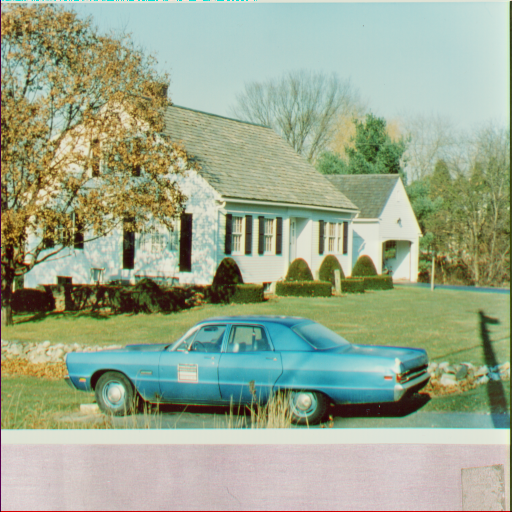
#> input picture image processing/lab06/house.tiff, 512 x 512 px, found by its file name
$ python zad1.py   (older library calls are emulated)
#> lines starting #> are read from the running program, lines starting #| are printed output that depends on the picture
import numpy as np
import matplotlib.pyplot as plt
from skimage.io import imread
from skimage import color
from PIL import Image
from skimage.exposure import exposure
from skimage import data
import skimage

def rgb2gray(rgb):
    return np.dot(rgb[...,:3], [0.2989, 0.5870, 0.1140])

image = rgb2gray(imread('E:\Mikolaj\Documents\Projekty\Image Proc\lab06\house.tiff'))
#> in rgb2gray, `return np.dot(rgb[...,:3], [0.2989, 0.5870, 0.1140])`:
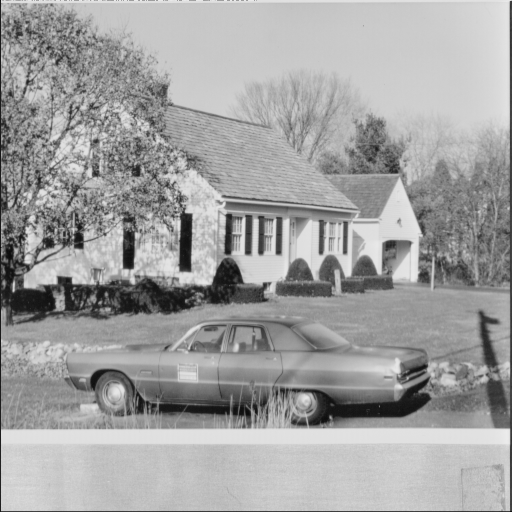
#> returned value: shape (512, 512) float64; min 7.69, max 236.3, mean 161.4

# [96 lines of commented-out code are left out]

image = data.chelsea()
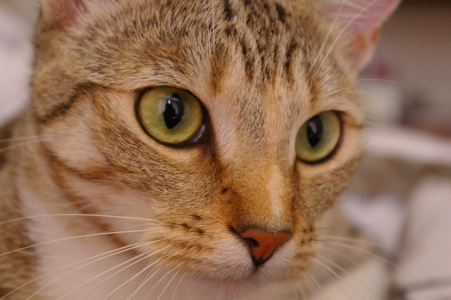
#> input picture skimage.data.chelsea(), 451 x 300 px
#> image is the input picture: shape (300, 451, 3); mean R, G, B 147.7, 111.4, 86.8

reference = imread('E:\Mikolaj\Documents\Projekty\Image Proc\lab06\house.tiff')
#> reference is the input picture: shape (512, 512, 3); mean R, G, B 155.4, 168.2, 142.2

matched = skimage.exposure.match_histograms(image, reference, multichannel=True)
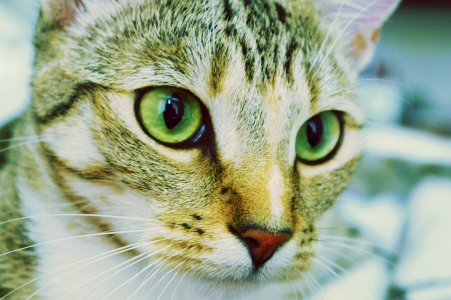
#> matched: shape (300, 451, 3); mean R, G, B 155.2, 167.9, 142

plt.figure(figsize=(10,10))
plt.subplot(131), plt.imshow(image), plt.axis('off'),plt.title('Source', size = 20)
plt.subplot(132), plt.imshow(reference), plt.axis('off'),plt.title('Reference', size = 20)
plt.subplot(133), plt.imshow(matched), plt.axis('off'),plt.title('Matched', size = 20)
plt.show()
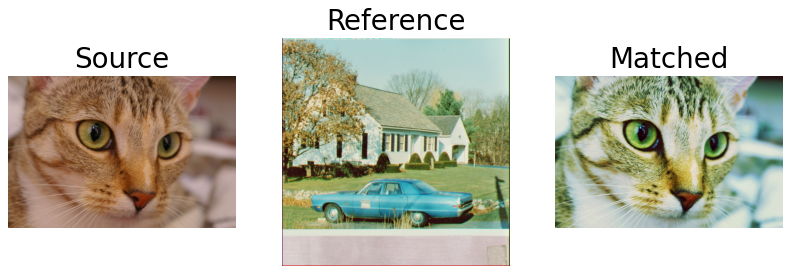
#> figure drawn by matplotlib, 3 panels
